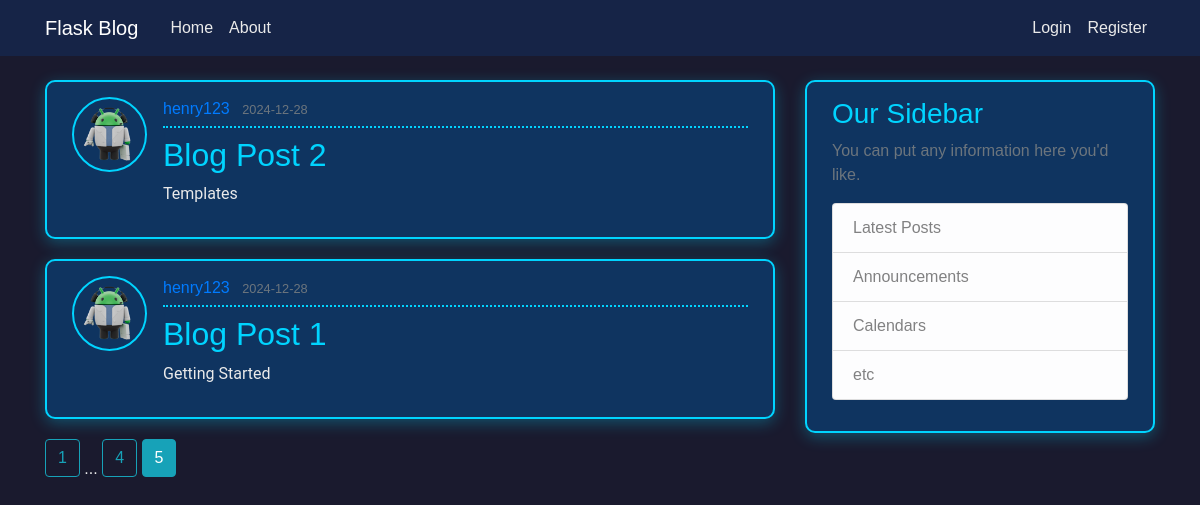
/home?page=5, run on the app's committed database.
### flaskblog/models.py (models this page shows, shortened)
class Post(db.Model):
    id = db.Column(db.Integer, primary_key=True)
    title = db.Column(db.String(100), nullable=False)
    date_posted = db.Column(db.DateTime, nullable=False, default=datetime.utcnow)
    content = db.Column(db.Text, nullable=False)
    user_id = db.Column(db.Integer, db.ForeignKey('user.id'), nullable=False)

class User(db.Model, UserMixin):
    id = db.Column(db.Integer, primary_key=True)
    username = db.Column(db.String(20), unique=True, nullable=False)
    email = db.Column(db.String(120), unique=True, nullable=False)
    image_file = db.Column(db.String(20), nullable=False, default='default.jpg')
    password = db.Column(db.String(60), nullable=False)
    posts = db.relationship('Post', backref='author', lazy=True)

### flaskblog/routes.py (the view)
@app.route("/")
@app.route("/home")
def home():
    page = request.args.get('page', 1, type=int) # 從查詢參數中獲取當前頁數，默認為 1，並轉換為整數
    posts = Post.query.order_by(Post.date_posted.desc()).paginate(page=page, per_page=2) # 查詢所有文章，按發佈日期降序排列，並進行分頁，每頁顯示 2 篇文章
    return render_template('home.html', posts=posts) #返回經過處理的 home.html，並傳遞文章列表到模板中

### flaskblog/templates/home.html
{% extends "layout.html" %}
{% block content %}
    {% for post in posts.items %}
        <article class="media content-section">
          <img class="rounded-circle article-img" src="{{ url_for('static', filename='profile_pics/' + post.author.image_file) }}">
          <div class="media-body">
            <div class="article-metadata">
              <a class="mr-2" href="{{ url_for('user_posts', username=post.author.username) }}">{{ post.author.username }}</a>
              <small class="text-muted">{{ post.date_posted.strftime('%Y-%m-%d') }}</small>
            </div>
            <h2><a class="article-title" href="{{ url_for('post', post_id=post.id) }}">{{ post.title }}</a></h2>
            <p class="article-content">{{ post.content }}</p>
          </div>
        </article>
    {% endfor %}
    {% for page_num in posts.iter_pages(left_edge=1, right_edge=1, left_current=1, right_current=2) %}
      {% if page_num %}
        {% if posts.page == page_num %}
          <a class="btn btn-info mb-4" href="{{ url_for('home', page=page_num) }}">{{ page_num }}</a>
        {% else %}
          <a class="btn btn-outline-info mb-4" href="{{ url_for('home', page=page_num) }}">{{ page_num }}</a>
        {% endif %}
      {% else %}
        ...
      {% endif %}
    {% endfor %}
{% endblock content %}

### flaskblog/static/main.css (style rules this page uses)
body { background: #1a1a2e; color: #eaeaea; font-family: 'Orbitron', sans-serif; margin-top: 5rem; }
h1, h2, h3, h4, h5, h6 { color: #00d4ff; }
.content-section { background: #0f3460; padding: 15px 25px; border: 2px solid #00d4ff; border-radius: 10px; margin-bottom: 20px; box-shadow: 0 4px 15px rgba(0, 212, 255, 0.3); }
.article-title { color: #00d4ff; }
.article-content { white-space: pre-line; font-family: 'Roboto', sans-serif; color: #eaeaea; }
.article-img { height: 75px; width: 75px; margin-right: 16px; border: 2px solid #00d4ff; border-radius: 10%; }
.article-metadata { padding-bottom: 5px; margin-bottom: 8px; border-bottom: 2px dotted #00d4ff; }

### data on the page
Post: image_file (picture), author.username "henry123", date_posted "2024-12-28", title "Blog Post 2", content "Templates"
Post: image_file (picture), author.username "henry123", date_posted "2024-12-28", title "Blog Post 1", content "Getting Started"

### other printed values
{{ page_num }} "1" "4"
{{ page_num }} "5"
